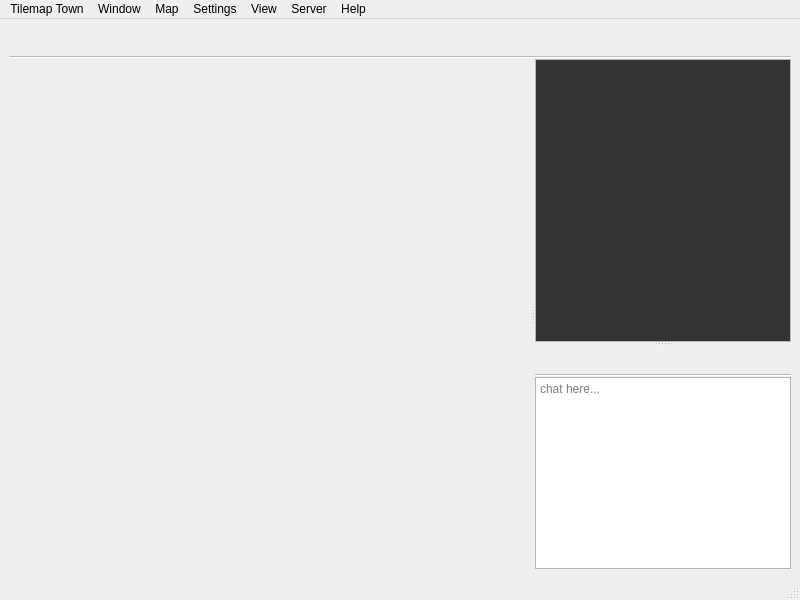
<?xml version="1.0" encoding="UTF-8"?>
<ui version="4.0">
 <class>MainWindow</class>
 <widget class="QMainWindow" name="MainWindow">
  <property name="geometry">
   <rect>
    <x>0</x>
    <y>0</y>
    <width>800</width>
    <height>600</height>
   </rect>
  </property>
  <property name="windowTitle">
   <string>Tilemap Town Desktop</string>
  </property>
  <widget class="QWidget" name="centralwidget">
   <property name="sizePolicy">
    <sizepolicy hsizetype="Expanding" vsizetype="Expanding">
     <horstretch>0</horstretch>
     <verstretch>0</verstretch>
    </sizepolicy>
   </property>
   <layout class="QVBoxLayout" name="verticalLayout">
    <property name="spacing">
     <number>1</number>
    </property>
    <item>
     <widget class="QTabBar" name="tabCharacters" native="true">
      <property name="minimumSize">
       <size>
        <width>0</width>
        <height>30</height>
       </size>
      </property>
      <property name="maximumSize">
       <size>
        <width>16777215</width>
        <height>30</height>
       </size>
      </property>
     </widget>
    </item>
    <item>
     <widget class="QSplitter" name="mapAndChatSplitter">
      <property name="sizePolicy">
       <sizepolicy hsizetype="Expanding" vsizetype="Preferred">
        <horstretch>0</horstretch>
        <verstretch>0</verstretch>
       </sizepolicy>
      </property>
      <property name="orientation">
       <enum>Qt::Orientation::Horizontal</enum>
      </property>
      <widget class="TilemapTownMapView" name="tilemapTownMapView" native="true">
       <property name="sizePolicy">
        <sizepolicy hsizetype="Preferred" vsizetype="Preferred">
         <horstretch>1</horstretch>
         <verstretch>0</verstretch>
        </sizepolicy>
       </property>
       <property name="focusPolicy">
        <enum>Qt::FocusPolicy::StrongFocus</enum>
       </property>
      </widget>
      <widget class="QSplitter" name="chatViewInputSplitter">
       <property name="sizePolicy">
        <sizepolicy hsizetype="Preferred" vsizetype="Expanding">
         <horstretch>0</horstretch>
         <verstretch>3</verstretch>
        </sizepolicy>
       </property>
       <property name="orientation">
        <enum>Qt::Orientation::Vertical</enum>
       </property>
       <widget class="QTextEdit" name="chatLog">
        <property name="sizePolicy">
         <sizepolicy hsizetype="Expanding" vsizetype="Expanding">
          <horstretch>0</horstretch>
          <verstretch>3</verstretch>
         </sizepolicy>
        </property>
        <property name="readOnly">
         <bool>true</bool>
        </property>
        <property name="html">
         <string>&lt;!DOCTYPE HTML PUBLIC &quot;-//W3C//DTD HTML 4.0//EN&quot; &quot;http://www.w3.org/TR/REC-html40/strict.dtd&quot;&gt;
&lt;html&gt;&lt;head&gt;&lt;meta name=&quot;qrichtext&quot; content=&quot;1&quot; /&gt;&lt;meta charset=&quot;utf-8&quot; /&gt;&lt;style type=&quot;text/css&quot;&gt;
p, li { white-space: pre-wrap; }
hr { height: 1px; border-width: 0; }
li.unchecked::marker { content: &quot;\2610&quot;; }
li.checked::marker { content: &quot;\2612&quot;; }
&lt;/style&gt;&lt;/head&gt;&lt;body style=&quot; font-family:'Segoe UI'; font-size:9pt; font-weight:400; font-style:normal;&quot; bgcolor=&quot;#333333&quot;&gt;
&lt;p style=&quot;-qt-paragraph-type:empty; margin-top:0px; margin-bottom:0px; margin-left:0px; margin-right:0px; -qt-block-indent:0; text-indent:0px; color:#ffffff;&quot;&gt;&lt;br /&gt;&lt;/p&gt;&lt;/body&gt;&lt;/html&gt;</string>
        </property>
        <property name="textInteractionFlags">
         <set>Qt::TextInteractionFlag::TextSelectableByKeyboard|Qt::TextInteractionFlag::TextSelectableByMouse</set>
        </property>
       </widget>
       <widget class="QWidget" name="layoutWidget">
        <layout class="QVBoxLayout" name="chatBoxAndChannelsLaypit" stretch="0,0">
         <property name="spacing">
          <number>1</number>
         </property>
         <item>
          <widget class="QTabBar" name="tabChatChannels" native="true">
           <property name="minimumSize">
            <size>
             <width>0</width>
             <height>30</height>
            </size>
           </property>
          </widget>
         </item>
         <item>
          <widget class="ChatTextInput" name="textInput">
           <property name="sizePolicy">
            <sizepolicy hsizetype="Expanding" vsizetype="Expanding">
             <horstretch>0</horstretch>
             <verstretch>0</verstretch>
            </sizepolicy>
           </property>
           <property name="placeholderText">
            <string>chat here...</string>
           </property>
          </widget>
         </item>
        </layout>
       </widget>
      </widget>
     </widget>
    </item>
   </layout>
  </widget>
  <widget class="QStatusBar" name="statusbar">
   <property name="enabled">
    <bool>true</bool>
   </property>
  </widget>
  <widget class="QMenuBar" name="menubar">
   <property name="geometry">
    <rect>
     <x>0</x>
     <y>0</y>
     <width>800</width>
     <height>25</height>
    </rect>
   </property>
   <widget class="QMenu" name="menuMain">
    <property name="title">
     <string>Tilemap Town</string>
    </property>
    <addaction name="actionConnect_to_a_server"/>
    <addaction name="actionQuit"/>
   </widget>
   <widget class="QMenu" name="menuServer">
    <property name="title">
     <string>Server</string>
    </property>
    <addaction name="actionDisconnect"/>
    <addaction name="actionReconnect"/>
   </widget>
   <widget class="QMenu" name="menuSettings">
    <property name="title">
     <string>Settings</string>
    </property>
    <addaction name="actionPreferences"/>
    <addaction name="actionWalk_through_walls"/>
   </widget>
   <widget class="QMenu" name="menuWindow">
    <property name="title">
     <string>Window</string>
    </property>
    <addaction name="actionBuild"/>
    <addaction name="actionMail"/>
    <addaction name="actionFileUploads"/>
    <addaction name="actionInventory"/>
    <addaction name="separator"/>
    <addaction name="actionDebug_info"/>
   </widget>
   <widget class="QMenu" name="menuHelp">
    <property name="title">
     <string>Help</string>
    </property>
    <addaction name="actionContents"/>
    <addaction name="actionAbout"/>
    <addaction name="actionCheck_for_updates"/>
    <addaction name="separator"/>
    <addaction name="actionSource_code"/>
   </widget>
   <widget class="QMenu" name="menuView">
    <property name="title">
     <string>View</string>
    </property>
    <widget class="QMenu" name="menuAnimation">
     <property name="enabled">
      <bool>false</bool>
     </property>
     <property name="title">
      <string>Animation</string>
     </property>
     <addaction name="actionEntity_animation_2"/>
     <addaction name="actionMap_tile_animation"/>
     <addaction name="actionUser_particles"/>
    </widget>
    <addaction name="actionZoom_in"/>
    <addaction name="actionZoom_out"/>
    <addaction name="actionReset_zoom"/>
    <addaction name="menuAnimation"/>
   </widget>
   <widget class="QMenu" name="menuMap">
    <property name="title">
     <string>Map</string>
    </property>
    <addaction name="actionMapInformation"/>
    <addaction name="actionList_of_users"/>
   </widget>
   <addaction name="menuMain"/>
   <addaction name="menuWindow"/>
   <addaction name="menuMap"/>
   <addaction name="menuSettings"/>
   <addaction name="menuView"/>
   <addaction name="menuServer"/>
   <addaction name="menuHelp"/>
  </widget>
  <action name="actionDisconnect">
   <property name="text">
    <string>Disconnect</string>
   </property>
  </action>
  <action name="actionReconnect">
   <property name="text">
    <string>Reconnect</string>
   </property>
  </action>
  <action name="actionBuild">
   <property name="enabled">
    <bool>false</bool>
   </property>
   <property name="text">
    <string>Build</string>
   </property>
  </action>
  <action name="actionInventory">
   <property name="enabled">
    <bool>false</bool>
   </property>
   <property name="text">
    <string>Inventory</string>
   </property>
  </action>
  <action name="actionFileUploads">
   <property name="enabled">
    <bool>false</bool>
   </property>
   <property name="text">
    <string>File uploads</string>
   </property>
  </action>
  <action name="actionMapInformation">
   <property name="enabled">
    <bool>false</bool>
   </property>
   <property name="text">
    <string>Map information</string>
   </property>
  </action>
  <action name="actionMail">
   <property name="enabled">
    <bool>false</bool>
   </property>
   <property name="text">
    <string>Mail</string>
   </property>
  </action>
  <action name="actionQuit">
   <property name="text">
    <string>Quit</string>
   </property>
  </action>
  <action name="actionConnect_to_a_server">
   <property name="text">
    <string>Connect to a server</string>
   </property>
  </action>
  <action name="actionDebug_info">
   <property name="enabled">
    <bool>false</bool>
   </property>
   <property name="text">
    <string>Debug info</string>
   </property>
  </action>
  <action name="actionContents">
   <property name="enabled">
    <bool>false</bool>
   </property>
   <property name="text">
    <string>Contents</string>
   </property>
  </action>
  <action name="actionPreferences">
   <property name="enabled">
    <bool>false</bool>
   </property>
   <property name="text">
    <string>Preferences</string>
   </property>
   <property name="menuRole">
    <enum>QAction::MenuRole::PreferencesRole</enum>
   </property>
  </action>
  <action name="actionAbout">
   <property name="enabled">
    <bool>false</bool>
   </property>
   <property name="text">
    <string>About</string>
   </property>
   <property name="menuRole">
    <enum>QAction::MenuRole::AboutRole</enum>
   </property>
  </action>
  <action name="actionSource_code">
   <property name="text">
    <string>Source code</string>
   </property>
  </action>
  <action name="actionCheck_for_updates">
   <property name="enabled">
    <bool>false</bool>
   </property>
   <property name="text">
    <string>Check for updates</string>
   </property>
  </action>
  <action name="actionZoom_out">
   <property name="text">
    <string>Zoom out</string>
   </property>
   <property name="shortcut">
    <string>Ctrl+-</string>
   </property>
  </action>
  <action name="actionZoom_in">
   <property name="text">
    <string>Zoom in</string>
   </property>
   <property name="shortcut">
    <string>Ctrl+=</string>
   </property>
  </action>
  <action name="actionList_of_users">
   <property name="enabled">
    <bool>false</bool>
   </property>
   <property name="text">
    <string>List of users</string>
   </property>
  </action>
  <action name="actionEntity_animation">
   <property name="text">
    <string>Entity animation</string>
   </property>
  </action>
  <action name="actionMap_animation">
   <property name="text">
    <string>Map animation</string>
   </property>
  </action>
  <action name="actionShow_user_particles">
   <property name="text">
    <string>Show user particles</string>
   </property>
  </action>
  <action name="actionEntity_animation_2">
   <property name="checkable">
    <bool>true</bool>
   </property>
   <property name="checked">
    <bool>true</bool>
   </property>
   <property name="text">
    <string>Entity animation</string>
   </property>
  </action>
  <action name="actionMap_tile_animation">
   <property name="checkable">
    <bool>true</bool>
   </property>
   <property name="checked">
    <bool>true</bool>
   </property>
   <property name="text">
    <string>Map tile animation</string>
   </property>
  </action>
  <action name="actionUser_particles">
   <property name="checkable">
    <bool>true</bool>
   </property>
   <property name="checked">
    <bool>true</bool>
   </property>
   <property name="text">
    <string>User particles</string>
   </property>
  </action>
  <action name="actionReset_zoom">
   <property name="text">
    <string>Reset zoom</string>
   </property>
   <property name="shortcut">
    <string>Ctrl+0</string>
   </property>
  </action>
  <action name="actionWalk_through_walls">
   <property name="checkable">
    <bool>true</bool>
   </property>
   <property name="text">
    <string>Walk through walls</string>
   </property>
  </action>
 </widget>
 <customwidgets>
  <customwidget>
   <class>TilemapTownMapView</class>
   <extends>QWidget</extends>
   <header>tilemaptownmapview.h</header>
   <container>1</container>
   <slots>
    <signal>focusChat()</signal>
    <signal>movedPlayer()</signal>
   </slots>
  </customwidget>
  <customwidget>
   <class>QTabBar</class>
   <extends>QWidget</extends>
   <header location="global">QTabBar</header>
   <container>1</container>
  </customwidget>
  <customwidget>
   <class>ChatTextInput</class>
   <extends>QPlainTextEdit</extends>
   <header>chattextinput.h</header>
   <slots>
    <signal>returnPressed()</signal>
   </slots>
  </customwidget>
 </customwidgets>
 <resources/>
 <connections/>
</ui>
